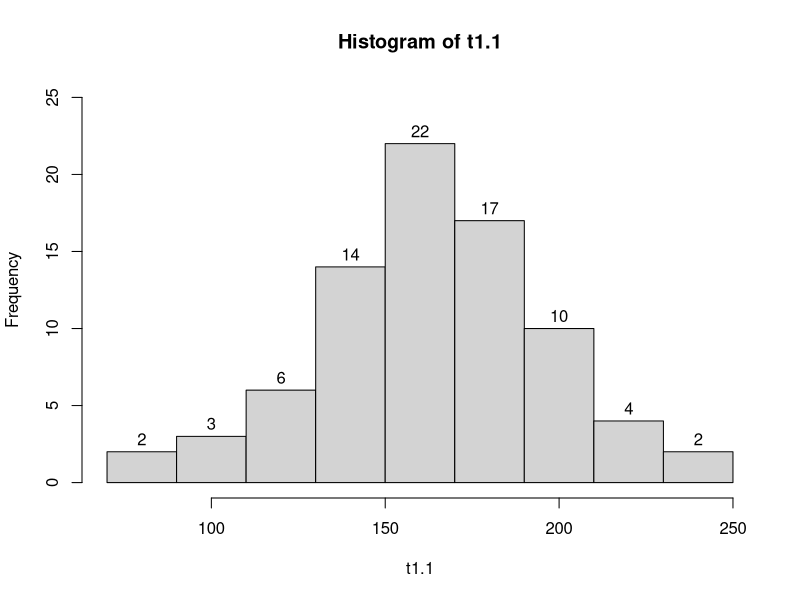

The R script that drew this image:
## ---- chunk 1
knitr::opts_chunk$set(echo = TRUE)
## ---- chunk 2
l<-list(
c(1, 1, 2, 5, 14, 42),
month.abb,
matrix(c(3, -8, 1, -3), nrow = 2),
asin
)
print(l)
## ---- chunk 3
sin(pi/4) 
## ---- chunk 4
asin(0.7071068) 
# observe que es lo mismo que pi/4
pi/4
## ---- chunk 5
names(l)=c("vec1","meses","mat1","fun")
print(l)
## ---- chunk 6
names(l) 
## ---- chunk 7
li<-list(
vec1=c(1, 1, 2, 5, 14, 42),
meses=month.abb,
mat1=matrix(c(3, -8, 1, -3), nrow = 2),
fun=asin
) 
print(li)  
## ---- chunk 8
l[2]  
## ---- chunk 9
l[c(2,3)]  
## ---- chunk 10
l[1]
mean(l[1])
class(l[1]) 
## ---- chunk 11
l[[1]]
mean(l[[1]])
class(l[[1]]) 
## ---- chunk 12
l[c('vec1')] 
class(l[c('vec1')] ) 
## ---- chunk 13
l[c('vec1','fun')]  
## ---- chunk 14
l[['vec1']]  
## ---- chunk 15
l$mat1
## ---- chunk 16
l[-c(2,4)] # trae todos excepto es 2 y el 4 
## ---- chunk 17
l[-1] # todos menos el primero 
## ---- chunk 18
l$vec1
mean(l$vec1) 
## ---- chunk 19
# recuperamos el elemento 1 y 3 
l[c(TRUE,FALSE,TRUE,FALSE)]
## ---- chunk 20
t1.1<-c(105,221,183,186,121,181,180,143,
97,154,153,174,120,168,167,141,
245,228,174,199,181,158,176,110,
163,131,154,115,160,208,158,133,
207,180,190,193,194,133,156,123,
134,178,76,167,184,135,229,146,
218,157,101,171,165,172,158,169,
199,151,142,163,145,171,148,158,
160,175,149,87,160,237,150,135,
196,201,200,176,150,170,118,149)
## ---- chunk 21
library(knitr)
kable(matrix(t1.1,nrow = 8))  
## ---- chunk 22
hist(t1.1,breaks=seq(70,250,by=20),right = FALSE,labels=TRUE,ylim=c(0,25))
## ---- chunk 23
histo=hist(t1.1,breaks=seq(70,250,by=20),right = FALSE,labels=TRUE,ylim=c(0,25),plot=FALSE)   
## ---- chunk 24
mode(histo)
is.list(histo) 
## ---- chunk 25
names(histo)
## ---- chunk 26
histo$breaks
Li=histo$breaks[-length(histo$breaks)] 
Li
Ls=histo$breaks[-1] 
Ls
## ---- chunk 27
cbind(Li,Ls)
## ---- chunk 28
MC=histo$mids
cbind(Li,Ls,MC)
## ---- chunk 29
fi=histo$counts
n=sum(fi)
fir=fi/n
cbind(Li,Ls,MC,fi,fir)
## ---- chunk 30
Fi=cumsum(fi)
Fir=Fi/n
cbind(Li,Ls,MC,fi,fir,Fi,Fir) 
## ---- chunk 31
kable(cbind(Li,Ls,MC,fi,fir,Fi,Fir))
## ---- chunk 32
sum( histo$counts*histo$mids )/sum(histo$counts) 
## ---- chunk 33
#| echo: true

# Creamos una lista que contiene otra lista internamente
curso <- list(
  asignatura = "Estadística Computacional",
  semestre = "2026-2",
  notas = list(
    corte1 = c(4.5, 3.8, 4.0),
    corte2 = c(3.2, 4.1, 4.8)
  )
)
## ---- chunk 34
#| echo: true
#| output-location: fragment

# Encadenando el signo $ (Muy intuitivo)
curso$notas$corte1
## ---- chunk 35
#| echo: true
#| output-location: fragment

# Encadenando dobles corchetes (Elemento 3, sub-elemento 2)
curso[[3]][[2]]
## ---- chunk 36
#| echo: true
#| output-location: fragment

# Calculando la media de un sub-elemento
mean(curso$notas$corte2)
## ---- chunk 37
#| echo: true
#| output-location: fragment

# Creamos una lista con tres vectores numéricos
notas_estudiantes <- list(
  Juan = c(4.0, 3.5, 4.2),
  Maria = c(4.8, 5.0, 4.6),
  Pedro = c(3.1, 2.8, 3.5)
)

# Calculamos la media de cada estudiante
medias_lista <- lapply(notas_estudiantes, mean)
medias_lista
## ---- chunk 38
#| echo: true
#| output-location: fragment

# Mismo cálculo, pero con sapply
medias_vector <- sapply(notas_estudiantes, mean)
medias_vector
## ---- chunk 39
#| echo: true
#| output-location: fragment

notas_con_na <- list(Juan = c(4.0, 3.5, 4.2), Ana = c(4.5, NA, 4.0))

# Agregamos na.rm = TRUE como tercer argumento
sapply(notas_con_na, mean, na.rm = TRUE)
